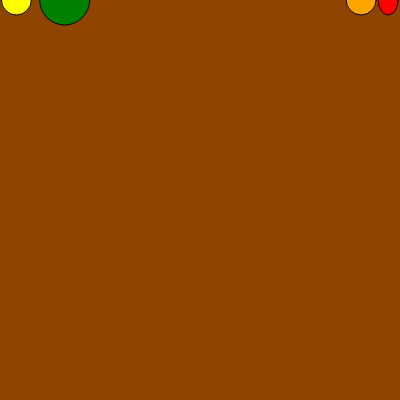
Frame 1 (no input)
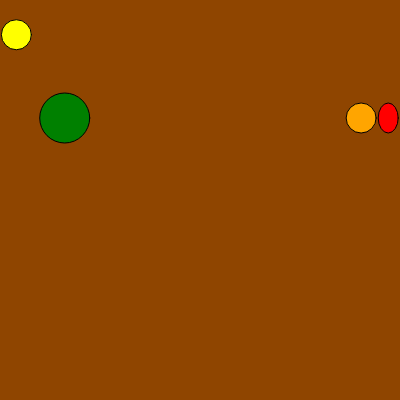
Frame 60 (no input)
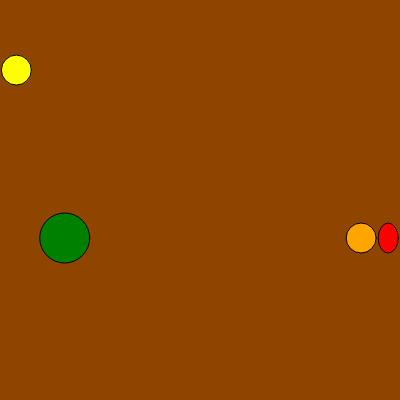
Frame 120 (the mouse pressed at the canvas centre since frame 60)

The p5.js sketch that drew these frames (run headless with seeded random() and noise() and a simulated clock; from frame 60 on, the mouse is pressed at the canvas centre):

// p5.js sketch
// ── sketch.js
//let basket
let orange
let strawberry
let lemon
let watermelon
let fruits = []

function setup() {
  createCanvas(400, 400);
  orange = new Orange()
  strawberry = new Strawberry()
  lemon = new Lemon()
  watermelon = new Watermelon()
  //basket = new Basket()
}

function draw() {
  background(143, 69, 0);
    orange.draw()
    orange.update()
    strawberry.draw()
    strawberry.update()
    lemon.draw()
    lemon.update()
    watermelon.draw()
    watermelon.update()
    //basket.draw()
  
}
// ── Basket.js
class Basket{
  constructor(x, y) {
    this.x = x
    this.y = y
    this.vx = 0;
    this.vy = 0;
    this.width = 50
    this.height = 25
    this.color = (88, 56, 31 )
    this.SPEED = 5
    this.active = true
  }
  draw() {
    fill(this.color)
    rect(this.x, this.y, this.width, this.height)
  }
 
  keyPressed() {
    } if (keyCode = LEFT_ARROW) {
      this.move(-1, 0)
    } else (keyCode = RIGHT_ARROW) {
      this.move(1, 0)
    }
}
// ── Fruit.js
class Fruit{
  constructor(x, y, w, h, c) {
    this.x = x
    this.y = y
    this.vy = 0;
    this.width = w
    this.height = h
    this.color = c
    this.SPEED = 5
    this.active = true
  }
  draw() {
    fill(this.color)
    ellipse(this.x, this.y, this.width, this.height)
  }
  move(dy) {
    this.vy = dy * this.SPEED
  }
  collected() {
    this.active = false
  }
  dropped() {
    this.active = false
  }
}
// ── Lemon.js
class Lemon extends Fruit {
  constructor() {
    super(width*Math.random(), 0, 30, 30, "yellow")
     this.vy = Math.random()*5
  }
update() {
    this.y += this.vy
  }
}
// ── Orange.js
class Orange extends Fruit {
  constructor() {
    super(width*Math.random(), 0, 30, 30, "orange")
    this.vy = 2
  }
update() {
    this.y += this.vy
  }
}
// ── Strawberry.js
class Strawberry extends Fruit {
  constructor() {
    super(width*Math.random(), 0, 20, 30, "red")
     this.vy = 2
  }
update() {
    this.y += this.vy
  }
}
// ── Watermelon.js
class Watermelon extends Fruit {
  constructor() {
    super(width*Math.random(), 0, 50, 50, "green")
    this.vy = 2
  }
update() {
    this.y += this.vy
  }
}
